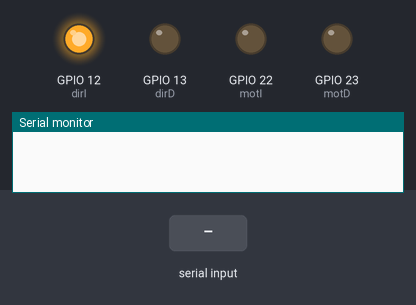
Simulated run of this sketch. Board: ESP32. Shown: output pins drawn as LEDs (lit = HIGH), the last lines printed to the serial monitor. Inputs (shaded band) come from the test bench.

Above: at 1.2 s.
1.3 s: "a" received over Serial
At 2.2 s:
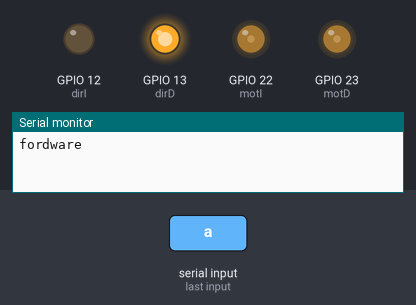
2.8 s: "c" received over Serial
At 3.4 s:
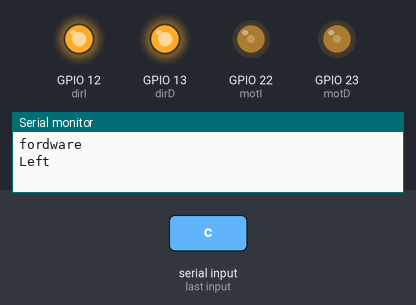
4.3 s: "d" received over Serial
At 5.5 s:
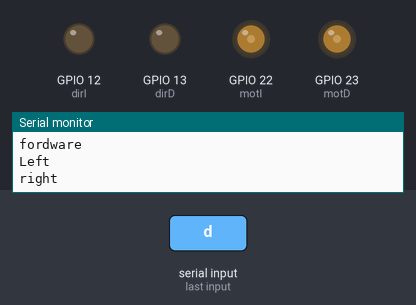
5.8 s: "e" received over Serial
At 6.8 s:
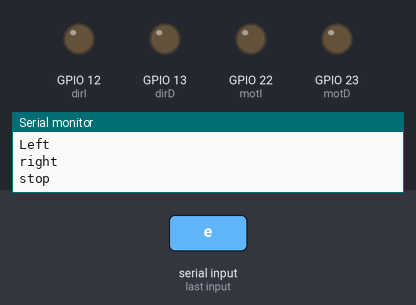
Timing chart, 0 to 8.3 s (numbered marks = the images above; inputs shaded):
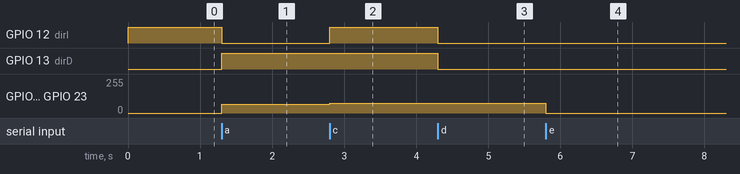

The sketch:

speed_test_2.ino
```cpp
const int motI = 22; //pwm1
const int motD = 23;  //pwm2
const int dirI = 12;
const int dirD = 13;

int t = 500;
int maxSpeed = 40;
int x = 60;
int y = 80;

const int freq = 5000;
const int miChanel = 0;
const int mdChanel = 1;
const int resolution = 10;

void setup() {
  Serial.begin(115200);
  pinMode(motI, OUTPUT);
  pinMode(motD, OUTPUT);
  pinMode(dirI, OUTPUT);
  pinMode(dirD, OUTPUT);
  digitalWrite(motI,LOW);
  digitalWrite(motD,LOW);
  digitalWrite(dirI, HIGH);
  digitalWrite(dirD,LOW);

  ledcSetup(miChanel, freq, resolution);
  ledcSetup(mdChanel, freq, resolution);

  ledcAttachPin(motI, miChanel);
  ledcAttachPin(motD, mdChanel);
}

void loop() {
  if(Serial.available()>0){
    char a = Serial.read();
    if( a == 'a'){
      digitalWrite(dirD,HIGH);
      digitalWrite(dirI,LOW);
      ledcWrite(miChanel, 260);
      ledcWrite(mdChanel, 260);
      delay(500);
      Serial.println("fordware");
    }
    if( a == 'b'){
      digitalWrite(dirD,HIGH);
      digitalWrite(dirI,LOW);
      ledcWrite(miChanel, 320);
      ledcWrite(mdChanel, 320);
      delay(500);
      Serial.println("faster");
    }
    if( a == 'c'){
      digitalWrite(dirD,HIGH);
      digitalWrite(dirI,HIGH);
      ledcWrite(miChanel, 300);
      ledcWrite(mdChanel, 300);
      delay(500);
      Serial.println("Left");
    }
    if( a == 'd'){
      digitalWrite(dirD,LOW);
      digitalWrite(dirI,LOW);
      ledcWrite(miChanel, 300);
      ledcWrite(mdChanel, 300);
      delay(500);
      Serial.println("right");
    }
    if( a == 'e'){
      ledcWrite(miChanel, 0);
      ledcWrite(mdChanel, 0);
      delay(500);
      Serial.println("stop");
    }
  }
}
```

Measured:
- after the input at 1.3 s, GPIO 12 (dirI): HIGH → LOW at once; GPIO 13 (dirD): LOW → HIGH at once; GPIO 22 (motI), GPIO 23 (motD): 0/255 → 65/255 at once
- after the input at 2.8 s, GPIO 12 (dirI): LOW → HIGH at once; GPIO 22 (motI), GPIO 23 (motD): 65/255 → 75/255 at once
- after the input at 4.3 s, GPIO 12 (dirI), GPIO 13 (dirD): HIGH → LOW at once
- after the input at 5.8 s, GPIO 22 (motI), GPIO 23 (motD): 75/255 → 0/255 at once
